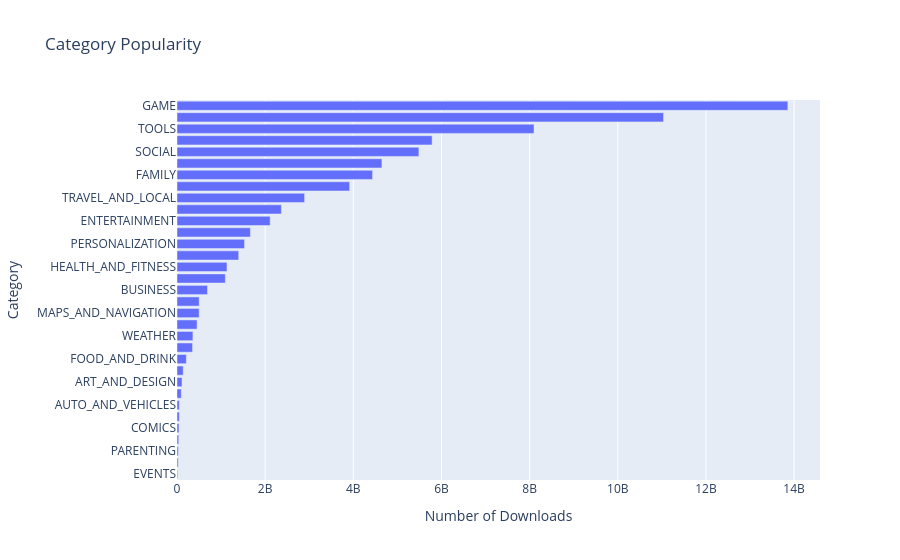

The code cell stored with this chart in its notebook:
### Markdown cell above
### Vertical Bar Chart - Highest Competition (Number of Apps)

### Code cell
h_bar = px.bar(x = category_installs.Installs,
               y = category_installs.index,
               orientation='h',
               title='Category Popularity')
 
h_bar.update_layout(xaxis_title='Number of Downloads', yaxis_title='Category')
h_bar.show()

### Figure 1 — Plotly figure (JSON) as saved in the notebook; plotly's stock layout.template omitted (floating-point values rounded to 4 significant figures)
{"data": [{"hovertemplate": "x=%{x}<br>y=%{y}<extra></extra>", "legendgroup": "", "marker": {"color": "#636efa", "pattern": {"shape": ""}}, "name": "", "orientation": "h", "showlegend": false, "textposition": "auto", "type": "bar", "x": [15949410, 26916200, 31116110, 39162676, 44931100, 52083000, 53129800, 97082000, 114233100, 140912410, 211677750, 352852000, 361096500, 455249400, 503267560, 503611120, 692018120, 1096431465, 1134006220, 1400331540, 1532352930, 1665791655, 2113660000, 2369110650, 2894859300, 3916897200, 4437554490, 4649143130, 5487841475, 5788070180, 8099724500, 11039241530, 13858762717], "xaxis": "x", "y": ["EVENTS", "BEAUTY", "PARENTING", "MEDICAL", "COMICS", "LIBRARIES_AND_DEMO", "AUTO_AND_VEHICLES", "HOUSE_AND_HOME", "ART_AND_DESIGN", "DATING", "FOOD_AND_DRINK", "EDUCATION", "WEATHER", "FINANCE", "MAPS_AND_NAVIGATION", "LIFESTYLE", "BUSINESS", "SPORTS", "HEALTH_AND_FITNESS", "SHOPPING", "PERSONALIZATION", "BOOKS_AND_REFERENCE", "ENTERTAINMENT", "NEWS_AND_MAGAZINES", "TRAVEL_AND_LOCAL", "VIDEO_PLAYERS", "FAMILY", "PHOTOGRAPHY", "SOCIAL", "PRODUCTIVITY", "TOOLS", "COMMUNICATION", "GAME"], "yaxis": "y"}], "layout": {"barmode": "relative", "legend": {"tracegroupgap": 0}, "title": {"text": "Category Popularity"}, "xaxis": {"anchor": "y", "domain": [0, 1], "title": {"text": "Number of Downloads"}}, "yaxis": {"anchor": "x", "domain": [0, 1], "title": {"text": "Category"}}}}
